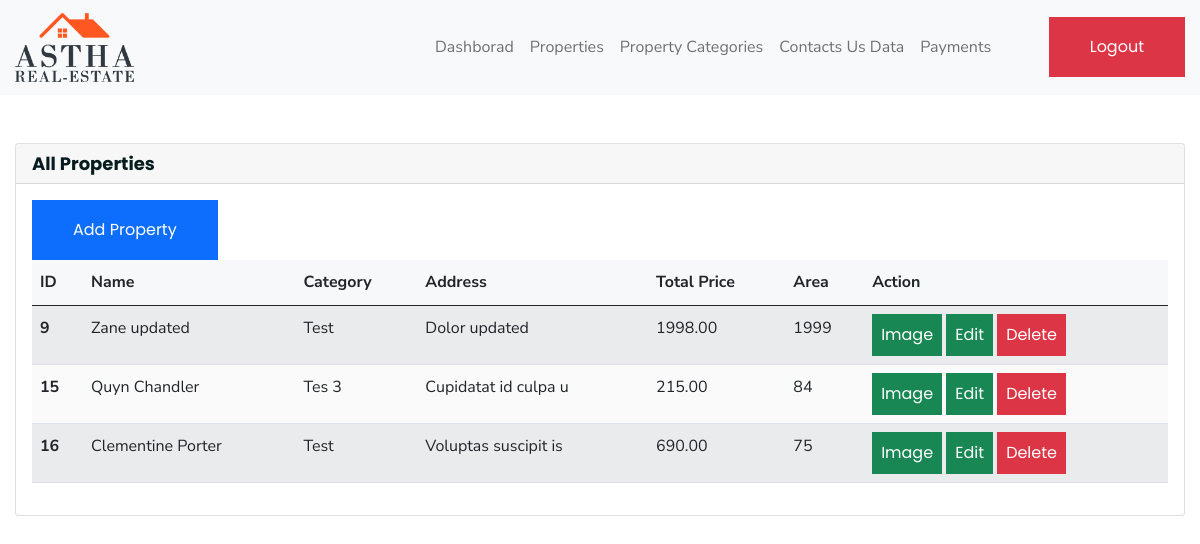
Screenshot of /admin/properties.php (signed in) with the database file from the repository.
### tables this page shows
CREATE TABLE `properties` (
  `id` bigint UNSIGNED NOT NULL,
  `name` varchar(255) NOT NULL,
  `description` varchar(255) DEFAULT NULL,
  `categoryId` bigint UNSIGNED NOT NULL,
  `address` varchar(255) DEFAULT NULL,
  `googleMapAddress` varchar(255) DEFAULT NULL,
  `totalPrice` double(10,2) DEFAULT NULL,
  `area` double DEFAULT NULL,
  `date_created` datetime NOT NULL DEFAULT CURRENT_TIMESTAMP,
  `image_1` varchar(255) DEFAULT NULL,
  `image_2` varchar(255) DEFAULT NULL,
  `image_3` varchar(255) DEFAULT NULL,
  `image_4` varchar(255) DEFAULT NULL,
  `image_5` varchar(255) DEFAULT NULL
);

CREATE TABLE `categories` (
  `id` bigint UNSIGNED NOT NULL,
  `name` varchar(255) NOT NULL
);

### admin/properties.php (the view, shortened to what this page needs)
<?php
    include_once "../connection.php";
?>
<?php
    $properties = [];
    try {
        $sql = "SELECT P.id as PropertyId, P.name as PropertyName, C.name as CategoryName, P.description, P.address, P.totalPrice, P.area from properties P INNER JOIN categories C ON P.categoryId = C.id";
        $results = $conn->query($sql);
        if($results->num_rows > 0) {
            while($obj = $results->fetch_object()) {
                array_push($properties, $obj);
            }
        }
    } catch (\Throwable $th) {
        throw $th;
    }
?>
<?php require_once 'nav.php' ?>
<div class="container">
    <div class="card mt-5">
        <h5 class="card-header">All Properties</h5>
        <div class="card-body">
            <div class="row">
                <div class="col-md-6">
                    <a href="add_property.php">
                        <button class="btn btn-primary">Add Property</button>
                    </a>
                </div>
            </div>
            <table class="table table-striped">
                <thead>
                    <tr>
                        <th scope="col">ID</th>
                        <th scope="col">Name</th>
                        <th scope="col">Category</th>
                        <th scope="col">Address</th>
                        <th scope="col">Total Price</th>
                        <th scope="col">Area</th>
                        <th scope="col">Action</th>
                    </tr>
                </thead>
                <tbody>
                    <?php if(count($properties) > 0) {
                        foreach($properties as $property) {
                            $id = $property->PropertyId;
                        ?>
                        <tr>
                            <th scope="row"><?php echo($id)?></th>
                            <td><?php echo($property->PropertyName)?></td>
                            <td><?php echo($property->CategoryName)?></td>
                            <td><?php echo($property->address)?></td>
                            <td><?php echo($property->totalPrice)?></td>
                            <td><?php echo($property->area)?></td>
                            <td>
                                <a href="property_images.php?id=<?php echo ($id); ?>">
                                    <button type="button" class="btn btn-success p-2">Image</button>
                                </a>
                                <a href="edit_property.php?id=<?php echo ($id); ?>">
                                    <button type="button" class="btn btn-success p-2">Edit</button>
                                </a>
                                <a href="delete_property.php?id=<?php echo ($id); ?>">
                                    <button type="button" class="btn btn-danger p-2">Delete</button>
                                </a>
                            </td>
                        </tr>
                        <?php
                        }}?>
                </tbody>
            </table>
        </div>
    </div>
</div>
<?php require_once 'footer.php' ?>

### asset/css/responsive.css (style rules this page uses)
@media (min-width: 1200px) { .container { max-width: 1200px; } }

### rows the page displays
properties: id "9", name "Zane updated", categoryId.name "Test", address "Dolor updated", totalPrice "1998.00", area "1999"
properties: id "15", name "Quyn Chandler", categoryId.name "Tes 3", address "Cupidatat id culpa u", totalPrice "215.00", area "84"
properties: id "16", name "Clementine Porter", categoryId.name "Test", address "Voluptas suscipit is", totalPrice "690.00", area "75"
